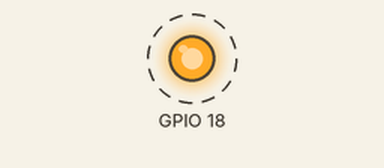
A sketch run on a simulated ESP32. On the bench: output pins drawn as LEDs (lit = HIGH). Dashed ring = blinking.

Above: at 0.2 s.
Timing chart, 0 to 3.0 s (numbered marks = the images above):
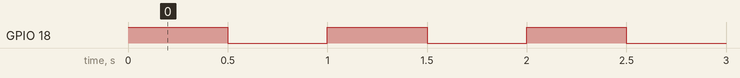

Measured:
- by itself, GPIO 18: alternates HIGH for 0.50 s and LOW for 0.50 s

The sketch:

LED_Blink.ino
```cpp
void setup() {
  // put your setup code here, to run once:
  Serial.begin(9600);
  pinMode(18, OUTPUT);
}

void loop() {

  digitalWrite(18, HIGH);
  delay(500);
  digitalWrite(18,LOW);
  delay(500);
}
```
